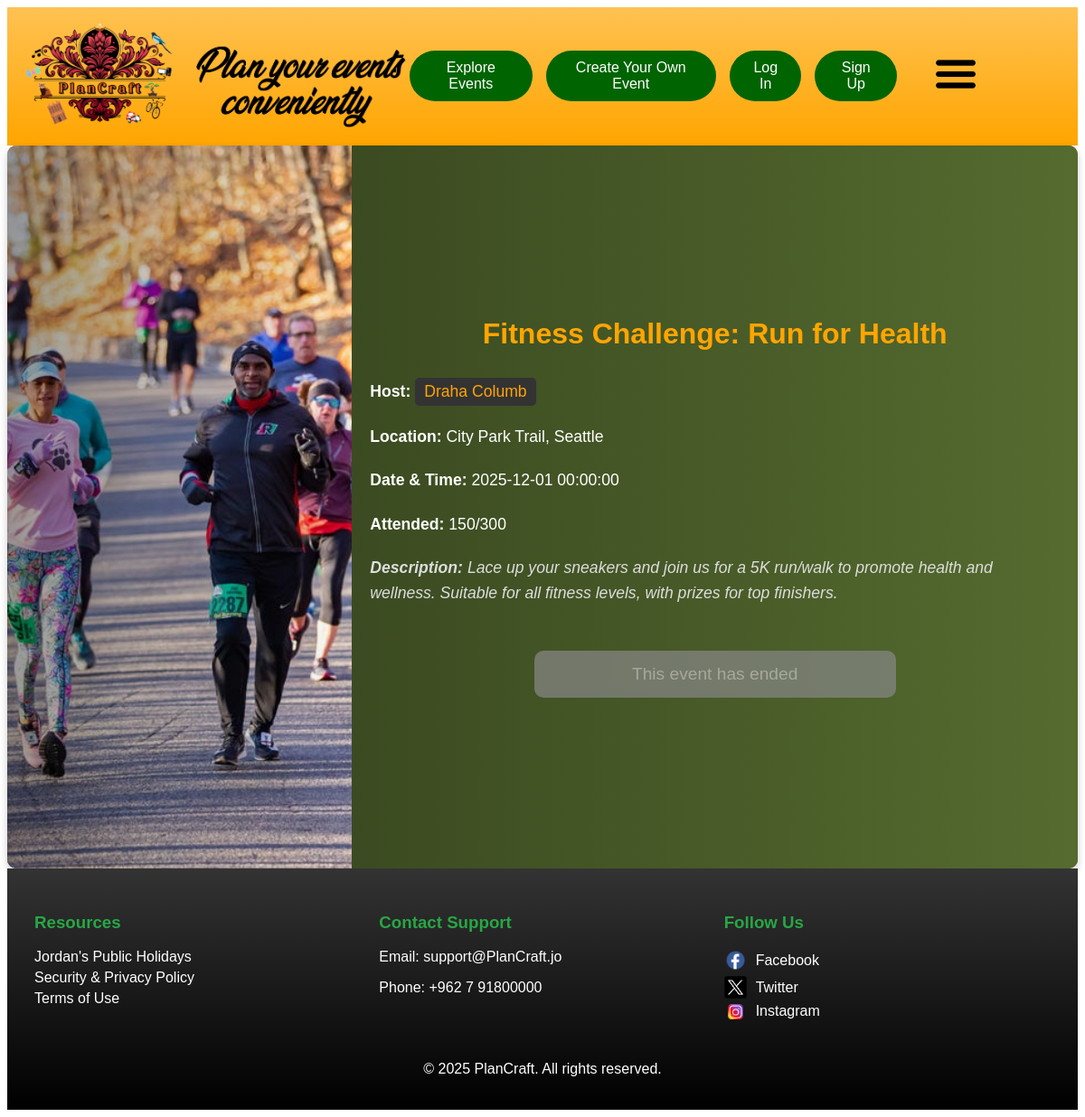
The page /event.php?id=10 on the database its author committed.
### tables this page shows
CREATE TABLE IF NOT EXISTS `events` (
  `ID` int NOT NULL AUTO_INCREMENT,
  `name` varchar(1000) NOT NULL,
  `date` datetime NOT NULL,
  `place` varchar(1000) NOT NULL,
  `capacity` int NOT NULL,
  `description` varchar(6000) DEFAULT NULL,
  `current_cap` int NOT NULL,
  `img` varchar(5000) NOT NULL,
  `host_id` int NOT NULL,
  PRIMARY KEY (`ID`),
  KEY `host_id` (`host_id`)
);

CREATE TABLE IF NOT EXISTS `credentials` (
  `ID` int NOT NULL AUTO_INCREMENT,
  `username` text NOT NULL,
  `first_name` varchar(50) NOT NULL,
  `last_name` varchar(50) DEFAULT NULL,
  `email` text NOT NULL,
  `password` text NOT NULL,
  `events` text NOT NULL,
  PRIMARY KEY (`ID`)
);

### event.php (the view, shortened to what this page needs)
<!DOCTYPE html>
<html lang="en">
    <head>
        <link rel="stylesheet" href="style.css?v=<?php echo filemtime('style.css'); ?>">
        <?php
            $servername = "localhost";
            $username = "root";
            $password = "";
            $dbname = "webpage design project";
            $event_id = $_GET['id'];
            $conn = new mysqli($servername, $username, $password, $dbname);
            $sql = "SELECT * FROM events WHERE ID = '$event_id'";
            $result = $conn->query($sql);
            if ($result->num_rows > 0) {
                $event = $result->fetch_assoc();
                $event_name = $event['name'];
            } else {
                die("404 event not found");
            }
            $host_id = $event['host_id'];
            $sql = "SELECT * FROM credentials WHERE ID = '$host_id'";
            $result = $conn->query($sql);
            if ($result->num_rows > 0) {
                $user = $result->fetch_assoc();
            } else {
                die("Something went wrong.");
            }
        ?>
    </head>
    <body>
        <header id="header_part">
            <div class="logo">
                <a class="link-wrapper" href="index.php">
                    <img class="logo-img-header" id="h_logo" src="images/PlanCraft Long Logo.png" alt="PlanCraft Long Logo">
                </a>
            </div>
            <div id="s_header">
                <a class="eventbtn big-screen-btn" href="events.php">Explore Events</a>
                <?php
                    if (!isset($_SESSION['user'])) {
                        echo '
                            <a class="eventbtn big-screen-btn" href="login.php">Create Your Own Event</a>
                            <a class="eventbtn big-screen-btn" href="login.php">Log In</a>
                            <a class="eventbtn big-screen-btn" href="signup.php">Sign Up</a>
                        ';
                    }
                ?>
                <nav class="nav_class">
                    <div class="dropdown">
                        <img class="menu-icon" src="images/Menu Image.png" alt="Menu Icon" width="50">
                    </div>
                </nav>
            </div>
        </header>
        <div class="event-page-box">
            <?php
                $current_time = time();
                $event_time = $event['date'];
                $event_time = strtotime($event_time);
                $finished = $current_time >= $event_time;
                $disabled = $event['current_cap'] >= $event['capacity'];
                $guest = !isset($_SESSION['user']);
                $is_host = FALSE;
                $already_signed_up = FALSE;
                $can_sign_up_after_log_in = !$guest || $disabled || $finished
            ?>
            <div class="event-page-image">
                <img class="event-page-img" src="<?php echo $event['img'] ?>" alt="<?php echo $event_name ?>">
            </div>
            <div class="event-page-details">
                <h1 class="event-page-title"><?php echo $event_name ?></h1>
                <p>
                    <strong>Host:</strong>
                    <button class="host-button" onclick="window.location.href='profile.php?id=<?php echo $host_id ?>';">
                        <?php echo $user['first_name'] . ' ' . $user['last_name'] ?>
                    </button>
                </p>
                <p>
                    <strong>Location:</strong> <?php echo $event['place'] ?>
                </p>
                <p>
                    <strong>Date & Time:</strong> <?php echo $event['date'] ?>
                </p>
                <p>
                    <strong><?php if ($finished) echo 'Attended:'; else echo 'Capacity:' ?></strong> <?php echo $event['current_cap'] . '/' . $event['capacity']?>
                </p>
                <p class="event-page-description">
                    <strong>Description:</strong> <?php echo $event['description'] ?>
                </p>
                <div class="event-actions">
                    <button <?php if (!$can_sign_up_after_log_in || $is_host) echo 'hidden' ?> id="sign-up-button" <?php if ($disabled || $already_signed_up || $finished) { echo 'disabled'; }?> class="signup-button" onclick="show_sign_up_confirmation_button()">
                        <?php
                            if ($finished) {
                                echo 'This event has ended';
                            } else if ($already_signed_up) {
                                echo 'Already signed up for event';
                            } else if ($disabled) {
                                echo 'This event is currently at full capacity';
                            } else {
                                echo 'Sign up for this event';
                            }
                        ?>
                    </button>
                </div>
            </div>
        </div>
        <footer>
            <div class="footer-container">
                <div class="footer-section">
                    <h3>Resources</h3>
                    <ul>
                        <li><a href="holidays.php">Jordan's Public Holidays</a></li>
                        <li><a href="privacy_policy.php">Security & Privacy Policy</a></li>
                        <li><a href="terms_of_use.php">Terms of Use</a></li>
                    </ul>
                </div>
                <div class="footer-section">
                    <h3>Contact Support</h3>
                    <p>Email: support@PlanCraft.jo</p>
                    <p>Phone: +962 7 91800000</p>
                </div>
                <div class="footer-section">
                    <h3>Follow Us</h3>
                    <ul class="social-media">
                        <li>
                            <a href="https://www.facebook.com/" target="_blank">
                                <img src="images/facebook_icon.png" alt="Facebook" class="social-icon" />
                                Facebook
                            </a>
                        </li>
                        <li>
                            <a href="https://x.com/?lang=en" target="_blank">
                                <img src="images/twitter_icon.png" alt="Twitter" class="social-icon" />
                                Twitter
                            </a>
                        </li>
                        <li>
                            <a href="https://www.instagram.com/" target="_blank">
                                <img src="images/instagram_icon.png" alt="Instagram" class="social-icon" />
                                Instagram
                            </a>
                        </li>
                    </ul>
                </div>
            </div>
            <div class="footer-bottom">
                <p>&copy; 2025 PlanCraft. All rights reserved.</p>
            </div>
        </footer>
    </body>
</html>

### style.css (style rules this page uses)
#header_part { display: flex; justify-content: space-between; align-items: center; padding: 10px 20px; background-color: orange; background-image: linear-gradient(rgb(255, 194, 82), orange); }
.logo { width: 450px; }
.logo-img-header { width: 100%; }
#h_logo { border-radius: 0%; }
#s_header { display: flex; align-items: center; }
.eventbtn { display: inline-block; padding: 10px 20px; border-radius: 50px; background-color: darkgreen; color: white; text-align: center; text-decoration: none; margin-right: 15px; transition: background-color 0.3s ease; }
.menu-icon { cursor: pointer; margin-left: 25px; margin-right: 90px; transition: transform 0.3s ease; }
.nav_class { position: relative; justify-content: center; }
.dropdown { position: relative; }
body { font-family: Arial, sans-serif; }
footer { background-color: #333; background-image: linear-gradient(#333, #000); color: white; padding: 20px; }
.footer-container { display: flex; justify-content: space-between; flex-wrap: wrap; }
.footer-section { flex: 1; margin: 10px; min-width: 200px; }
.footer-section h3 { color: #28a745; }
.footer-section p { font-size: 1 em; }
.footer-section ul { list-style-type: none; padding: 0; }
.footer-section ul li { margin: 5px 0; }
.footer-section a { color: white; text-decoration: none; }
.footer-bottom { text-align: center; margin-top: 20px; }
.social-media { list-style-type: none; padding: 0; }
.social-media li { margin: 5px 0; }
.social-media a { color: white; text-decoration: none; display: flex; align-items: center; }
.social-icon { width: 25px; height: auto; margin-right: 10px; }
.link-wrapper { all: unset; cursor: pointer; display: block; text-decoration: none; height: 100%; }
.event-page-box { display: flex; flex-direction: row; width: 100%; min-height: 100vh; background-color: #556B2F; color: #fff; border-radius: 10px; box-shadow: 0 4px 8px rgba(0, 0, 0, 0.2); overflow: hidden; }
.event-page-image { flex: 1; position: relative; box-shadow: inset -10px 0 15px rgba(0, 0, 0, 0.3); }
.event-page-image::after { content: ""; position: absolute; top: 0; left: 0; width: 100%; height: 100%; background: linear-gradient(to right, rgba(0, 0, 0, 0.4), rgba(0, 0, 0, 0)); z-index: 1; }
.event-page-img { width: 100%; height: 100%; object-fit: cover; display: block; }
.event-page-details { flex: 2; padding: 20px; display: flex; flex-direction: column; justify-content: center; box-sizing: border-box; background: linear-gradient(to left, #556B2F, rgba(0, 0, 0, 0.3)); }
.event-page-title { font-size: 2em; text-align: center; margin-bottom: 20px; color: orange; }
.event-page-details p { margin: 10px 0; line-height: 1.6; font-size: 1.1em; }
.host-button { background-color: #333; color: orange; border: none; padding: 5px 10px; border-radius: 5px; cursor: pointer; font-size: 1em; text-decoration: none; transition: background-color 0.3s ease; }
.event-page-description { margin-top: 20px; font-style: italic; color: #ddd; }
.signup-button { background-color: #333; color: orange; border: none; padding: 15px 20px; font-size: 1.2em; border-radius: 10px; cursor: pointer; width: 100%; max-width: 400px; margin: 20px auto; display: block; text-align: center; transition: background-color 0.3s ease, transform 0.2s ease; box-shadow: 0 4px 6px rgba(0, 0, 0, 0.2); }
.signup-button:disabled { background-color: #888; color: #ccc; cursor: not-allowed; opacity: 0.7; box-shadow: none; transform: scale(1); }
.event-actions { margin-top: 20px; text-align: center; }

### rows shown on the page
events: img (picture), name "Fitness Challenge: Run for Health", place "City Park Trail, Seattle", date "2025-12-01 00:00:00", current_cap "150", capacity "300", description "Lace up your sneakers and join us for a 5K run/walk to promote health and wellness. Suitable for all fitness levels, with prizes for top finishers."
credentials: first_name "Draha", last_name "Columb"
